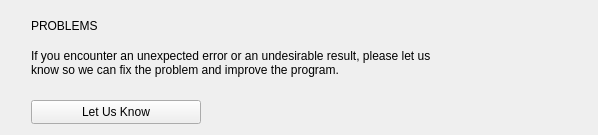
      <widget class="QWidget" name="page_3">
       <layout class="QGridLayout" name="gridLayout_3">
        <item row="0" column="0">
         <layout class="QHBoxLayout" name="horizontalLayout_8">
          <item>
           <layout class="QVBoxLayout" name="verticalLayout_3">
            <property name="leftMargin">
             <number>20</number>
            </property>
            <item>
             <widget class="QLabel" name="lbl_problems_header">
              <property name="minimumSize">
               <size>
                <width>400</width>
                <height>30</height>
               </size>
              </property>
              <property name="maximumSize">
               <size>
                <width>400</width>
                <height>30</height>
               </size>
              </property>
              <property name="text">
               <string>PROBLEMS</string>
              </property>
             </widget>
            </item>
            <item>
             <widget class="QLabel" name="lbl_problems_message">
              <property name="minimumSize">
               <size>
                <width>400</width>
                <height>32</height>
               </size>
              </property>
              <property name="maximumSize">
               <size>
                <width>400</width>
                <height>32</height>
               </size>
              </property>
              <property name="text">
               <string>If you encounter an unexpected error or an undesirable result, please let us know so we can fix the problem and improve the program.</string>
              </property>
              <property name="wordWrap">
               <bool>true</bool>
              </property>
             </widget>
            </item>
            <item>
             <spacer name="verticalSpacer_3">
              <property name="orientation">
               <enum>Qt::Vertical</enum>
              </property>
              <property name="sizeType">
               <enum>QSizePolicy::Fixed</enum>
              </property>
              <property name="sizeHint" stdset="0">
               <size>
                <width>20</width>
                <height>15</height>
               </size>
              </property>
             </spacer>
            </item>
            <item>
             <layout class="QHBoxLayout" name="horizontalLayout_9">
              <item>
               <widget class="QPushButton" name="btn_let_us_know">
                <property name="minimumSize">
                 <size>
                  <width>170</width>
                  <height>24</height>
                 </size>
                </property>
                <property name="maximumSize">
                 <size>
                  <width>170</width>
                  <height>24</height>
                 </size>
                </property>
                <property name="text">
                 <string>Let Us Know</string>
                </property>
               </widget>
              </item>
              <item>
               <spacer name="horizontalSpacer_11">
                <property name="orientation">
                 <enum>Qt::Horizontal</enum>
                </property>
                <property name="sizeHint" stdset="0">
                 <size>
                  <width>40</width>
                  <height>20</height>
                 </size>
                </property>
               </spacer>
              </item>
             </layout>
            </item>
           </layout>
          </item>
          <item>
           <widget class="QLabel" name="lbl_problems">
            <property name="minimumSize">
             <size>
              <width>150</width>
              <height>100</height>
             </size>
            </property>
            <property name="maximumSize">
             <size>
              <width>150</width>
              <height>100</height>
             </size>
            </property>
            <property name="text">
             <string/>
            </property>
            <property name="pixmap">
             <pixmap resource="../deneme.qrc">:/yeniÖnek/fifsot_icons/bug_1.png</pixmap>
            </property>
            <property name="scaledContents">
             <bool>true</bool>
            </property>
           </widget>
          </item>
         </layout>
        </item>
       </layout>
      </widget>
